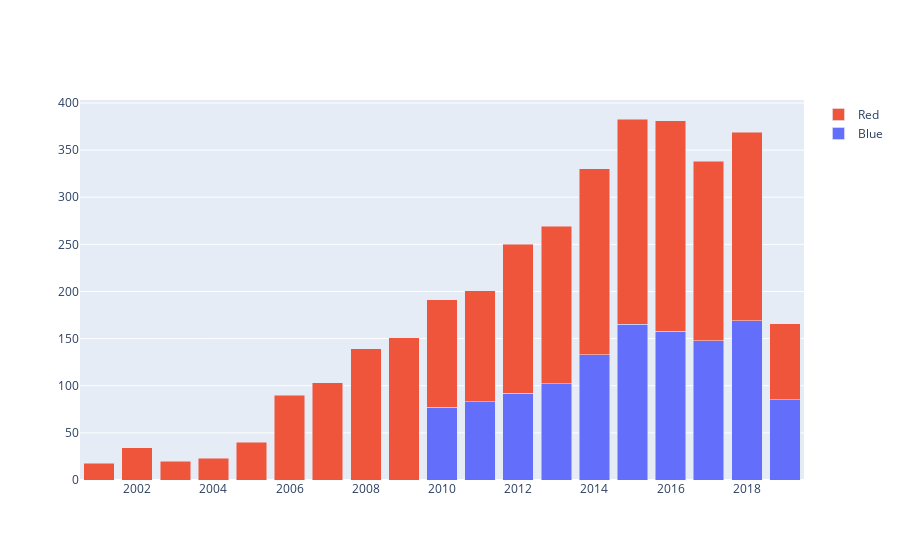

The cell this chart's notebook holds for it:
### Code cell
fig = go.Figure(data=[
    go.Bar(name='Blue', x=wins.index, y=wins.blue),
    go.Bar(name='Red', x=wins.index, y=wins.red)
])

fig.update_layout(barmode='stack')
fig.show()

### Figure 1 — Plotly figure (JSON) as saved in the notebook; plotly's stock layout.template omitted (floating-point values rounded to 4 significant figures)
{"data": [{"name": "Blue", "type": "bar", "x": ["2001", "2002", "2003", "2004", "2005", "2006", "2007", "2008", "2009", "2010", "2011", "2012", "2013", "2014", "2015", "2016", "2017", "2018", "2019"], "y": [null, null, null, null, null, null, null, null, null, 77, 83, 92, 102, 133, 165, 158, 148, 169, 85]}, {"name": "Red", "type": "bar", "x": ["2001", "2002", "2003", "2004", "2005", "2006", "2007", "2008", "2009", "2010", "2011", "2012", "2013", "2014", "2015", "2016", "2017", "2018", "2019"], "y": [18, 34, 20, 23, 40, 90, 103, 139, 151, 114, 118, 158, 167, 197, 218, 223, 190, 200, 81]}], "layout": {"barmode": "stack"}}
